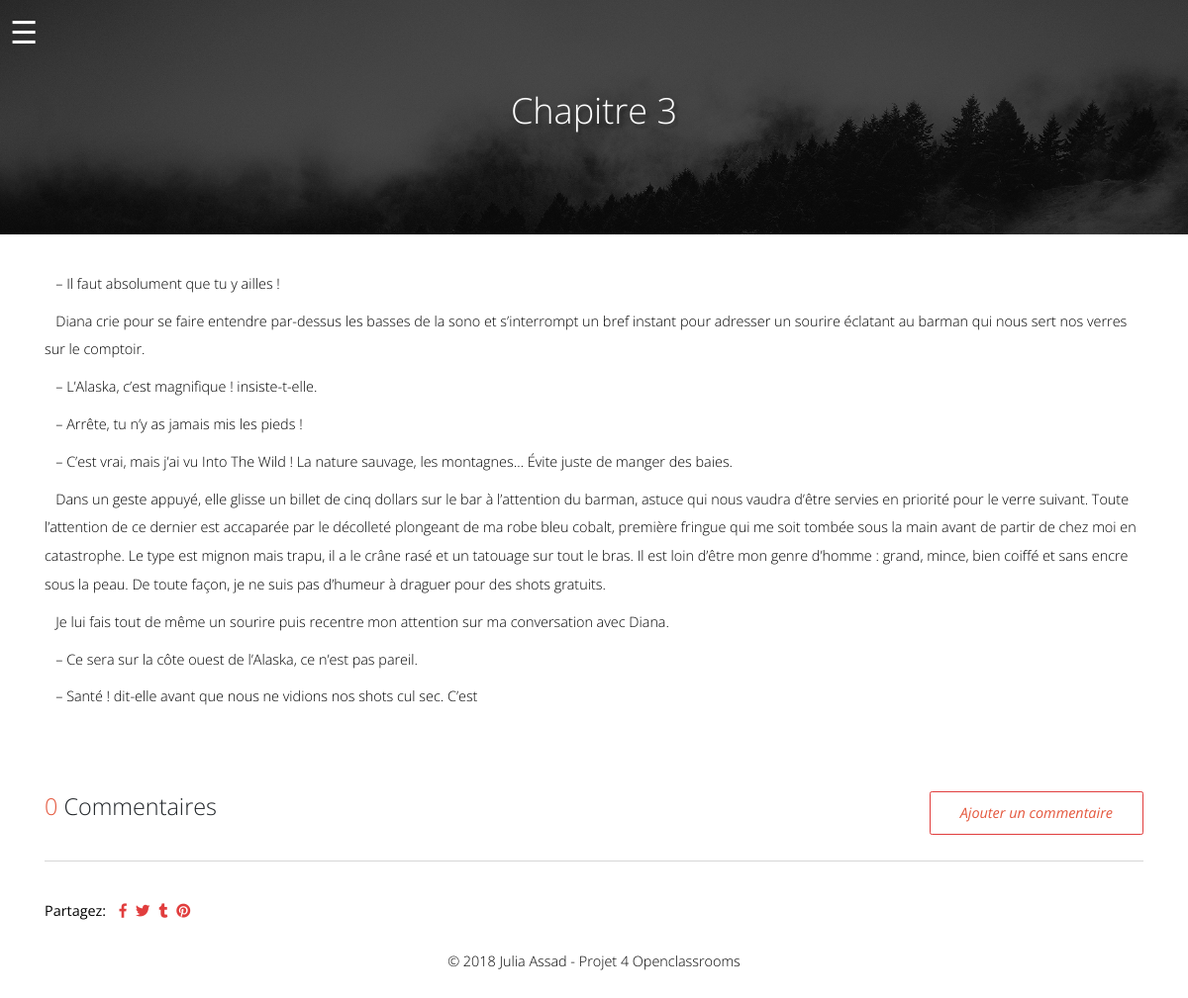
Screenshot of /chapitres/4 with the database file from the repository.
### tables this page shows
CREATE TABLE `chapters` (
  `id` int(11) NOT NULL,
  `title` varchar(255) NOT NULL,
  `body` text NOT NULL,
  `image` varchar(255) NOT NULL,
  `created_at` datetime NOT NULL DEFAULT CURRENT_TIMESTAMP
);

### app/libraries/core.php (called while the page is built, shortened)
<?php
class Core
{
 protected $currentMethod = 'Index';
 public function __construct()
 {
  $url = $this->getUrl();
  if (file_exists('../app/controllers/' . ucwords($url[0]) . '.php')) {
   unset($url[0]);
  }
  $this->currentController = new $this->currentController;
  $this->params = $url ? array_values($url) : [];
  call_user_func_array([$this->currentController, $this->currentMethod], $this->params);
 }
 public function getUrl()
 {
  if (isset($_GET['url'])) {
   $url = rtrim($_GET['url'], '/');
   $url = filter_var($url, FILTER_SANITIZE_URL);
   $url = explode('/', $url);
   return $url;
  }
 }
}

### public/index.php (called while the page is built, shortened)
<?php
$init = new Core;

### app/libraries/database.php (called while the page is built, shortened)
<?php
class Database
{
 private $host = DB_HOST;
 private $user = DB_USER;
 private $pass = DB_PASS;
 private $dbname = DB_NAME;
 private $dbh;
 private $stmt;
 public function __construct()
 {
  $dsn = 'mysql:host=' . $this->host . ';dbname=' . $this->dbname;
  $options = array(
   PDO::ATTR_PERSISTENT => true,
   PDO::ATTR_ERRMODE => PDO::ERRMODE_EXCEPTION,
  );
  try {
   $this->dbh = new PDO($dsn, $this->user, $this->pass, $options);
  } catch (PDOException $e) {
   $this->error = $e->getMessage();
   echo $this->error;
  }}
 public function query($sql)
 {
  $this->stmt = $this->dbh->prepare($sql);
 }
 public function bind($param, $value, $type = null)
 {
  if (is_null($type)) {
   switch (true) {
    default:
     $type = PDO::PARAM_STR;
   }
  }
  $this->stmt->bindValue($param, $value, $type);
 }
 public function execute()
 {
  return $this->stmt->execute();
 }
 public function single()
 {
  $this->execute();
  return $this->stmt->fetch(PDO::FETCH_OBJ);
 }
}

### app/models/AdminChapter.php (called while the page is built, shortened)
<?php
class AdminChapter
{
 private $db;
 public function __construct()
 {
  $this->db = new Database;
 }
 public function getChapters()
 {
  $this->db->query('SELECT * FROM chapters');
  $results = $this->db->resultSet();
  return $results;
 }
 public function getChapterById($id)
 {
  $this->db->query('SELECT * FROM chapters WHERE id = :id');
  $this->db->bind(':id', $id);
  $row = $this->db->single();
  return $row;
 }
}

### app/views/pages/chapitre.php (the view, shortened to what this page needs)
<?php require APPROOT . '/views/inc/header.php';?>
<body class="page-template">
  <div id="container">
    <div class="page-banner">
      <button class="menu-btn">&#9776;</button>
      <div class="container">
        <div class="d-flex justify-content-center align-items-center">
          <h2 class="page-title">
            <?php echo $data['chapter']->title; ?>
          </h2>
        </div>
      </div>
    </div>
    <div class="chapter_single">
      <div class="container">
        <?php echo $data['chapter']->body; ?>
      </div>
    </div>
    <div id="comments" class="comments">
      <div class="container">
        <div class="comments_wrapper">
          <div class="comments-header d-sm-flex justify-content-between align-items-center text-center">
            <?php if ($data['commentsCount'] > 1 || $data['commentsCount'] === 0): ?>
            <h5><span class="commentsCount"><?php echo $data['commentsCount']; ?></span> Commentaires</h5>
            <?php else: ?>
            <h5><span class="commentsCount"><?php echo $data['commentsCount']; ?></span> Commentaire</h5>
            <?php endif;?>
            <div class="add-comment">
              <button class="btn">Ajouter un commentaire</button>
            </div>
          </div>
        </div>
      </div>
    </div>
    <div class="share-chapter">
      <div class="container">
        <div class="d-flex align-items-center">
          <p class="mr-3"><strong>Partagez:</strong></p>
          <ul class="d-flex social-icons list-unstyled">
            <li><a href="#"><i class="fab fa-facebook-f"></i></a>
            </li>
            <li><a href="#"><i class="fab fa-twitter"></i></a></li>
            <li><a href="#"><i class="fab fa-tumblr"></i></a></li>
            <li><a href="#"><i class="fab fa-pinterest"></i></a></li>
          </ul>
        </div>
      </div>
    </div>
  </div>
  <?php require APPROOT . '/views/inc/footer.php';?>

### rows the page displays
chapters: title "Chapitre 3", body "– Il faut absolument que tu y ailles ! Diana crie pour se faire entendre par-dessus les basses de la sono et s’interrompt un bref instant pour adresser un sourire éclatant au barman qui nous sert nos verres sur le comptoir. – L’Alaska, c’est magnifique ! insiste-t-elle. – Arrête, tu n’y as jamais mis les pieds ! – C’est vrai, mais j’ai vu Into The Wild ! La nature sauvage, les montagnes… Évite juste de manger des baies. Dans un geste appuyé, elle glisse un billet de cinq dollars sur le bar à l’attention du barman, astuce qui nous vaudra d’être servies en priorité pour le verre suivant. Toute l’attention de ce dernier est accaparée par le décolleté plongeant de ma robe bleu cobalt, première…"

### other values shown
$data['commentsCount'] "0"
